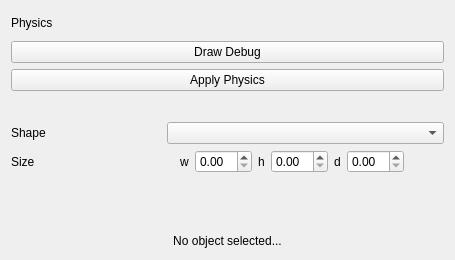
          <widget class="QWidget" name="physicsPage">
           <layout class="QVBoxLayout" name="verticalLayout_6">
            <item>
             <layout class="QHBoxLayout" name="horizontalLayout_8">
              <item>
               <widget class="QLabel" name="physicsTitle">
                <property name="text">
                 <string>Physics</string>
                </property>
               </widget>
              </item>
              <item>
               <widget class="QLabel" name="label_3">
                <property name="minimumSize">
                 <size>
                  <width>24</width>
                  <height>24</height>
                 </size>
                </property>
                <property name="maximumSize">
                 <size>
                  <width>24</width>
                  <height>24</height>
                 </size>
                </property>
                <property name="text">
                 <string/>
                </property>
                <property name="pixmap">
                 <pixmap resource="RocketPlugin.qrc">:/images/icon-physics.png</pixmap>
                </property>
                <property name="scaledContents">
                 <bool>true</bool>
                </property>
               </widget>
              </item>
             </layout>
            </item>
            <item>
             <layout class="QHBoxLayout" name="horizontalLayout_29">
              <item>
               <widget class="QPushButton" name="physicsDebugButton">
                <property name="text">
                 <string>Draw Debug</string>
                </property>
                <property name="checkable">
                 <bool>true</bool>
                </property>
               </widget>
              </item>
             </layout>
            </item>
            <item>
             <widget class="QPushButton" name="physicsApplyButton">
              <property name="text">
               <string>Apply Physics</string>
              </property>
              <property name="checkable">
               <bool>true</bool>
              </property>
             </widget>
            </item>
            <item>
             <widget class="QFrame" name="framePhysics">
              <property name="frameShape">
               <enum>QFrame::NoFrame</enum>
              </property>
              <property name="frameShadow">
               <enum>QFrame::Raised</enum>
              </property>
              <layout class="QVBoxLayout" name="verticalLayout_11">
               <property name="leftMargin">
                <number>0</number>
               </property>
               <property name="topMargin">
                <number>25</number>
               </property>
               <property name="rightMargin">
                <number>0</number>
               </property>
               <property name="bottomMargin">
                <number>0</number>
               </property>
               <item>
                <layout class="QFormLayout" name="formLayout_2">
                 <item row="0" column="0">
                  <widget class="QLabel" name="shapeLabel">
                   <property name="minimumSize">
                    <size>
                     <width>150</width>
                     <height>0</height>
                    </size>
                   </property>
                   <property name="text">
                    <string>Shape</string>
                   </property>
                  </widget>
                 </item>
                 <item row="0" column="1">
                  <widget class="QComboBox" name="shapeComboBox"/>
                 </item>
                 <item row="1" column="0">
                  <widget class="QLabel" name="sizeLabel">
                   <property name="text">
                    <string>Size</string>
                   </property>
                  </widget>
                 </item>
                 <item row="1" column="1">
                  <layout class="QHBoxLayout" name="horizontalLayout_16">
                   <item>
                    <widget class="QLabel" name="labelPhysicsShapeName">
                     <property name="text">
                      <string/>
                     </property>
                    </widget>
                   </item>
                   <item>
                    <widget class="QFrame" name="frameSizeWidgets">
                     <property name="frameShape">
                      <enum>QFrame::NoFrame</enum>
                     </property>
                     <property name="frameShadow">
                      <enum>QFrame::Plain</enum>
                     </property>
                     <property name="lineWidth">
                      <number>0</number>
                     </property>
                     <layout class="QHBoxLayout" name="horizontalLayout_19">
                      <property name="margin">
                       <number>0</number>
                      </property>
                      <item>
                       <widget class="QLabel" name="physicsSizeXLabel">
                        <property name="text">
                         <string>w</string>
                        </property>
                       </widget>
                      </item>
                      <item>
                       <widget class="QDoubleSpinBox" name="physicsSizeXLabelSpinBox"/>
                      </item>
                      <item>
                       <widget class="QLabel" name="physicsSizeYLabel">
                        <property name="text">
                         <string>h</string>
                        </property>
                       </widget>
                      </item>
                      <item>
                       <widget class="QDoubleSpinBox" name="physicsSizeYLabelSpinBox"/>
                      </item>
                      <item>
                       <widget class="QLabel" name="physicsSizeZLabel">
                        <property name="text">
                         <string>d</string>
                        </property>
                       </widget>
                      </item>
                      <item>
                       <widget class="QDoubleSpinBox" name="physicsSizeZLabelSpinBox"/>
                      </item>
                      <item>
                       <spacer name="horizontalSpacer_3">
                        <property name="orientation">
                         <enum>Qt::Horizontal</enum>
                        </property>
                        <property name="sizeHint" stdset="0">
                         <size>
                          <width>40</width>
                          <height>20</height>
                         </size>
                        </property>
                       </spacer>
                      </item>
                     </layout>
                    </widget>
                   </item>
                  </layout>
                 </item>
                </layout>
               </item>
              </layout>
             </widget>
            </item>
            <item>
             <spacer name="verticalSpacer_4">
              <property name="orientation">
               <enum>Qt::Vertical</enum>
              </property>
              <property name="sizeHint" stdset="0">
               <size>
                <width>20</width>
                <height>40</height>
               </size>
              </property>
             </spacer>
            </item>
            <item>
             <widget class="QLabel" name="physicsEntityTitle">
              <property name="styleSheet">
               <string notr="true">padding-top: 15px;</string>
              </property>
              <property name="text">
               <string>No object selected...</string>
              </property>
              <property name="alignment">
               <set>Qt::AlignCenter</set>
              </property>
             </widget>
            </item>
            <item>
             <spacer name="verticalSpacer_2">
              <property name="orientation">
               <enum>Qt::Vertical</enum>
              </property>
              <property name="sizeHint" stdset="0">
               <size>
                <width>1</width>
                <height>1</height>
               </size>
              </property>
             </spacer>
            </item>
           </layout>
          </widget>
